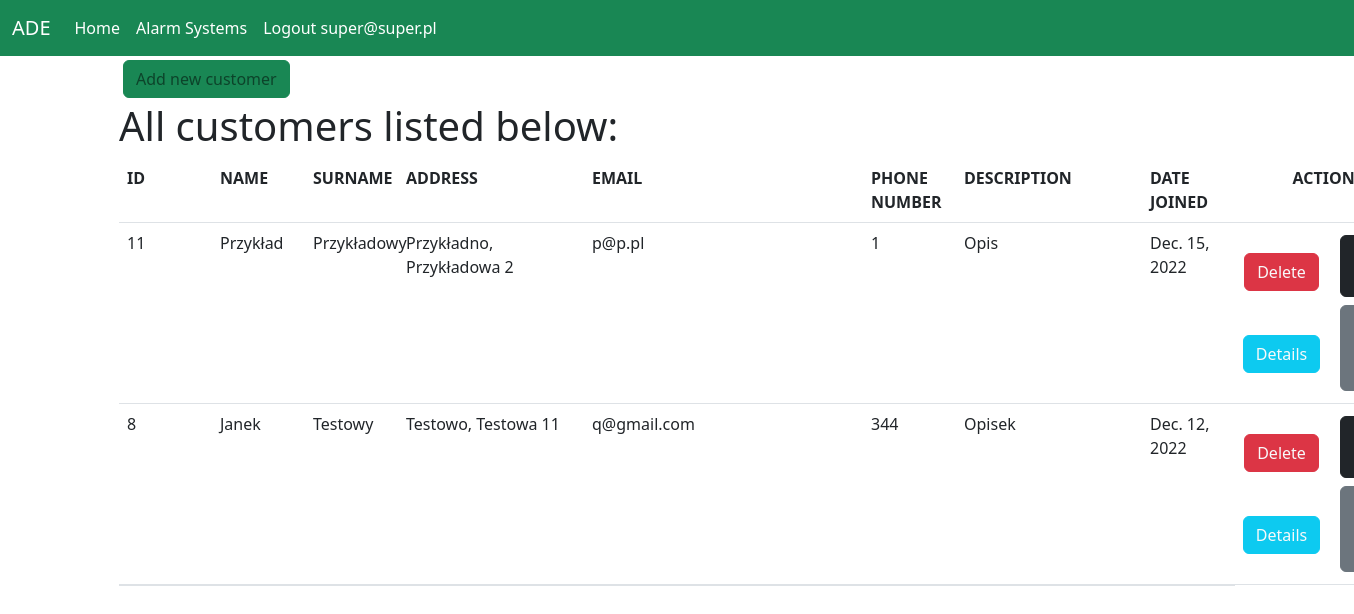
/main_view/ (signed in), run on an earlier commit of the app's database.
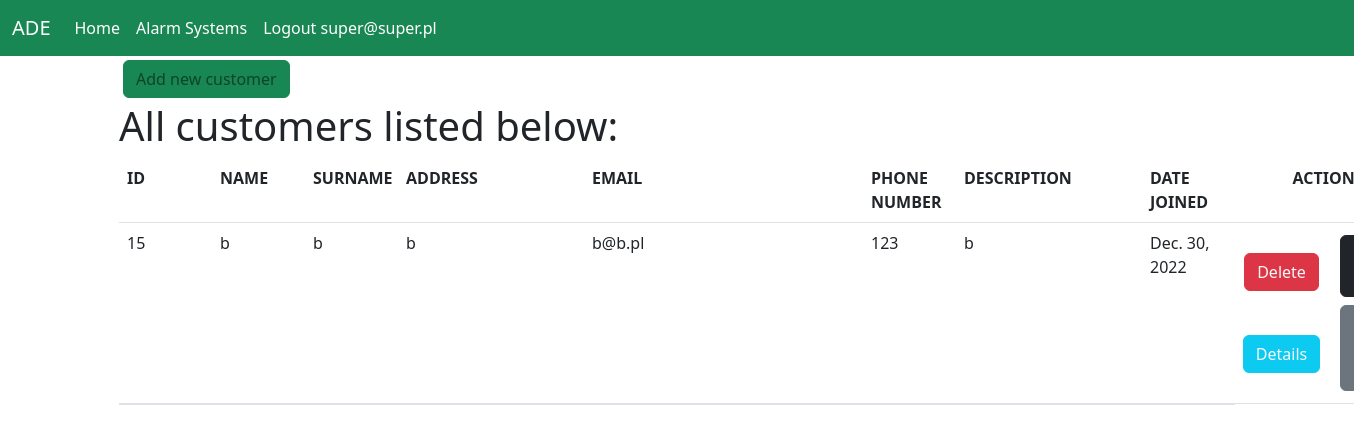
And on a later commit of the database.
### alarm_systems/models.py (models this page shows)
class Customer(models.Model):
    first_name = models.CharField(max_length=100)
    last_name = models.CharField(max_length=150)
    address = models.CharField(max_length=255)
    email = models.EmailField(max_length=80, null=True)
    phone_number = models.CharField(max_length=24, unique=True)
    description = models.TextField(null=True, blank=True)
    date_joined = models.DateField(auto_now_add=True)

### alarm_systems/views.py (the view)
# urls.py: path('main_view/', MainView.as_view(), name='main_view'),
class MainView(LoginRequiredMixin, View):
    permission_required = 'alarm_systems.add_camera'
    def get(self, request):
        customers_all = Customer.objects.all().order_by('last_name')
        return render(
            request,
            'home/customer_main_page/alarm_systems_main_view.html',
            context={
                'customers_all': customers_all
            })

### users/models.py (called while the page is built)
    def __str__(self):
        return self.email

### alarm_systems/templates/home/customer_main_page/alarm_systems_main_view.html (shortened to what this page needs)
{% extends 'base.html' %}
{% block container %}
    <div class="schedules-content">
        <a href="{% url 'alarm_systems:add_customer' %}" class="btn btn-success rounded-10 text-black-50 m-1">Add new
            customer</a>
        <h1>All customers listed below:</h1>
        <table class="table border-bottom">
            <thead>
            <tr class="d-flex">
                <th class="col-sm-1">ID</th>
                <th class="col-1">NAME</th>
                <th class="col-1">SURNAME</th>
                <th class="col-2">ADDRESS</th>
                <th class="col-3">EMAIL</th>
                <th class="col-1">PHONE NUMBER</th>
                <th class="col-2">DESCRIPTION</th>
                <th class="col-1">DATE JOINED</th>
                <th class="col-2 text-center">ACTIONS</th>
            </tr>
            </thead>
            <tbody class="text-color-lighter">
            {% for customer in customers_all %}
                <tr class="d-flex">
                <td class="col-sm-1">{{ customer.id }}</td>
                <td class="col-1">{{ customer.first_name }}</td>
                <td class="col-1">{{ customer.last_name }}  </td>
                <td class="col-2">{{ customer.address }}</td>
                <td class="col-3">{{ customer.email }}</td>
                <td class="col-1">{{ customer.phone_number }}</td>
                <td class="col-2">{{ customer.description }}</td>
                <td class="col-1">{{ customer.date_joined }}</td>
                <td class="col-1 d-flex align-items-center justify-content-center flex-wrap">
                    <a href="{% url 'alarm_systems:delete_customer' customer.id %}"
                       class="btn btn-danger rounded-10 text-light m-1">Delete</a>
                    <a href="{% url 'alarm_systems:details_customer' customer.id %}"
                       class="btn btn-info rounded-10 text-light m-1">Details</a>
                <td class="col-1 d-flex align-items-center justify-content-center flex-wrap">
                <a href="{% url 'alarm_systems:edit_customer_all_view' customer.id %}"
                   class="btn btn-dark rounded-10 text-light m-1">Edit All</a>
                <a href="{% url 'alarm_systems:send_email' customer.id %}"
                   class="btn btn-secondary rounded-10 text-light m-1">Send an email</a>{% endfor %}
            </td>
            </tr>
            </tbody>
        </table>
    </div>
{% endblock %}

What changed in the data, as far as the page shows it:
removed Customer: id "11", first_name "Przykład", last_name "Przykładowy", address "Przykładno, Przykładowa 2", email "p@p.pl", phone_number "1", description "Opis", date_joined "Dec. 15, 2022"
removed Customer: id "8", first_name "Janek", last_name "Testowy", address "Testowo, Testowa 11", email "q@gmail.com", phone_number "344", description "Opisek", date_joined "Dec. 12, 2022"
added Customer: id "15", first_name "b", last_name "b", address "b", email "b@b.pl", phone_number "123", description "b", date_joined "Dec. 30, 2022"
